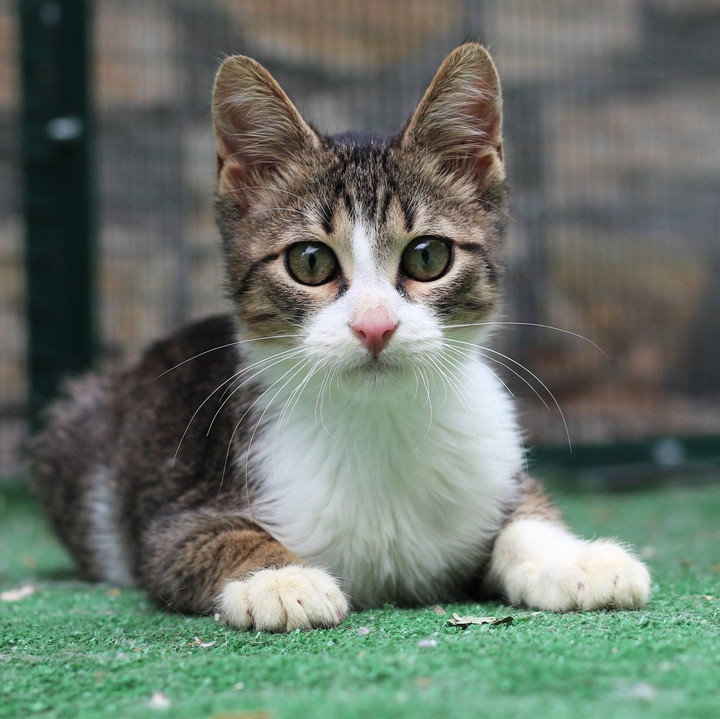
%> input picture Assignment5_Brandon/codingAssignment_PCA/cat_PCA_test.jpg, 720 x 719 px
$ octave assignmentPCA.m   (GNU Octave 9; MATLAB toolbox functions it lacks are replaced by stand-ins)
%> lines starting %> are read from the running program, lines starting %| are printed output that depends on the picture
### Assignment5_Brandon/codingAssignment_PCA/PCAtransform.m
function Xt = PCAtransform(X,W)
% This function performs PCA to reduce the dimension of X
%   PCAtransform(X,W) transforms X to the K-dimensional PC space defined
%   by W; Each column of W is a principle component.

% ====================== YOUR CODE HERE ======================

Xt = X * W;

% ============================================================


end

### Assignment5_Brandon/codingAssignment_PCA/PCAtransform_inv.m
function X_inv = PCAtransform_inv(Xt,W)
% This function reverses the PCA process
%   PCAtransform_inv(X,W) transforms Xt back to its original space;
%   Each column of W is a principle component.

% ====================== YOUR CODE HERE ======================

X_inv = Xt * W';

% ============================================================
end

### Assignment5_Brandon/codingAssignment_PCA/findPCs.m
function W = findPCs(X, K)
% This function finds the first K principle components of X

% ====================== YOUR CODE HERE ======================
% Instructions: First, compute the estimated variance of X, denoted as S
%               Second, compute eigenvalues and corresponding
%               eigenvectors of S
%               Third, sort the eigenvalues in a descend order
%               Four, find the top K principle components with the largest
%               eigenvalues
% Hints:        try functions cov(), eig()
%

% Step 1: Compute the covariance matrix S
S = cov(X);

% Step 2: Compute eigenvalues and eigenvectors of S
[V, D] = eig(S);

% Step 3: Sort the eigenvalues (and eigenvectors) in descending order
[~, idx] = sort(diag(D), 'descend');
V_sorted = V(:, idx);

% Step 4: Select the top K principal components
W = V_sorted(:, 1:K);

% ============================================================
end

### Assignment5_Brandon/codingAssignment_PCA/assignmentPCA.m
%% SDSU Machine Learning Course (CompE510/EE600/CompE596)
%% Programming Assignment:  PCA
%
%  Instructions
%  ------------
%
%  Dataset comes from:
%   https://leafyplace.com/types-of-birds/
%
%
%
%  This file contains code that helps you get started on the
%  PCA assignment.
%
%
%  For this part of the assignment, you will need to change some
%  parts of the code below for various experiments (e.g., number of
%  principle components K).


% Initialization
clear ; close all; clc

%% =========== Part 1: Load Image ============================

fprintf('===== Part 1: Load Image ===== \n');
% Instructions: The following code loads and display image bluebird.jped
%               Hint: you can use functions "imread()" and "imshow()"
% ============================================================


% ====================== YOUR CODE HERE ======================
% Step 1: read the image and store it in "img"
img = imread('cat_PCA_test.jpg');
%> img is the input picture: size 719x720x3 uint8; mean R, G, B 105.3, 115.6, 105.6

% Step 2: display the image
imshow(img);

% Step 3: scale the pixel values so that they fall within [0,1]
img = im2double(img);
%> img: size 719x720x3 double
% ============================================================


fprintf('Program paused. Press enter to continue.\n');
pause;

%% =========== Part 2: Perform PCA to Compress the Image =============
fprintf('===== Part 2: Perform PCA to Compress the Image ===== \n');
% Instructions: The following code perform PCA on each color channel to
%               reduce feature dimensions. Tune the value of K to see its impact.
%

% ====================== YOUR CODE HERE ======================
% Step 1: Configure the number of principle components
K = 187;
% ============================================================


% find the number of RGB pixels in the image
[n,m,c] = size(img);
%> n = 719; m = 720; c = 3
img_compressed = zeros(n,m,c);
for rgb = 1:3
    % Center the data
    X = img(:,:,rgb) - mean(img(:,:,rgb));

% ====================== YOUR CODE HERE ======================
    W = findPCs(X, K); % W stores the principle components
    Xt = PCAtransform(X,W); % Transform X to a lower dimension using PCA
    X_inv = PCAtransform_inv(Xt,W);  % recover the original image using compressed data
    img_compressed(:,:,rgb) = X_inv + mean(img(:,:,rgb));
% ============================================================
end
%> this loop made 3 passes
%> pass 1, `X = img(:,:,rgb) - mean(img(:,:,rgb));`:
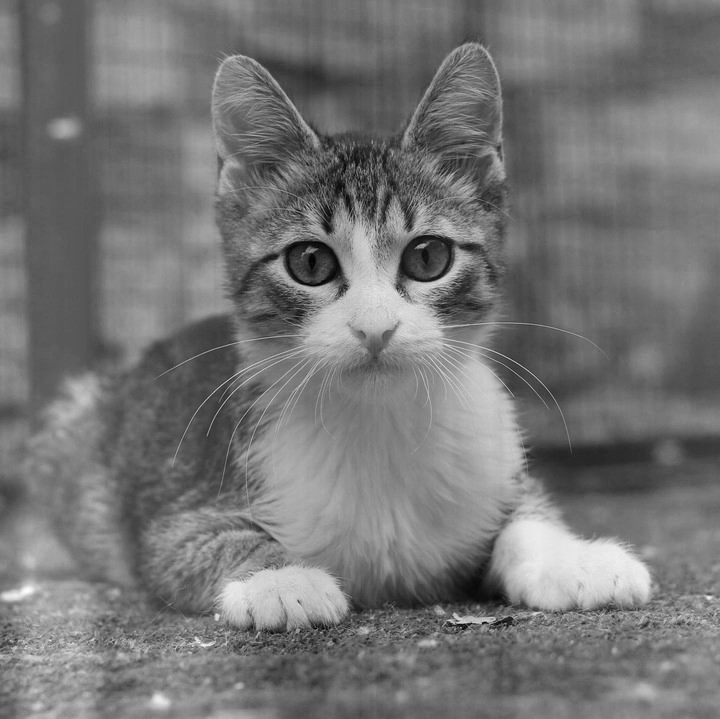
%> X: size 719x720 double; min -0.555, max 0.646, mean -2.01e-16; drawn with min black and max white
%> pass 1, `W = findPCs(X, K);`:
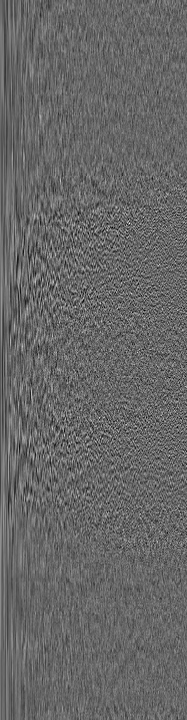
%> W: size 720x187 double; min -0.188, max 0.275, mean -5.76e-05; drawn with min black and max white
%> pass 1, in PCAtransform, `Xt = X * W;`:
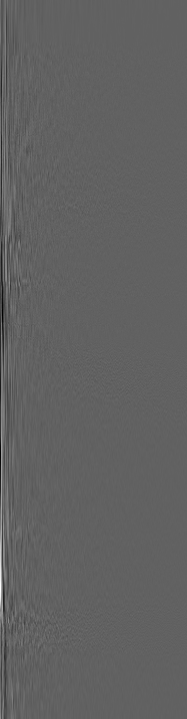
%> Xt: size 719x187 double; min -4.42, max 7.1, mean 1.45e-16; drawn with min black and max white

img_compressed = uint8(img_compressed*255);
%> img_compressed: size 719x720x3 uint8
% store the compressed image
imwrite(img_compressed, 'bluebird_compressed.jpeg');
% display the compressed image
fprintf('Compression is done. \n');
figure;
imshow(img_compressed)

$ run again, with Assignment5_Brandon/codingAssignment_PCA/bluebird.jpeg copied over Assignment5_Brandon/codingAssignment_PCA/cat_PCA_test.jpg
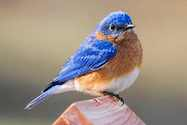
%> input picture Assignment5_Brandon/codingAssignment_PCA/bluebird.jpeg, 187 x 125 px
%> img is the input picture: size 125x187x3 uint8; mean R, G, B 156.1, 142.3, 131.3
%> img: size 125x187x3 double
%> the loop `for rgb = 1:3` made 3 passes
%> pass 1, `W = findPCs(X, K);`:
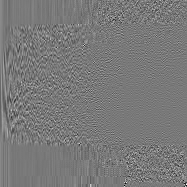
%> W: size 187x187 double; min -0.582, max 0.64, mean 0.000567; drawn with min black and max white
%> pass 1, in PCAtransform, `Xt = X * W;`:
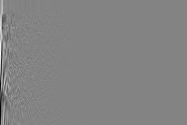
%> Xt: size 125x187 double; min -2.6, max 2.44, mean -6.69e-18; drawn with min black and max white
